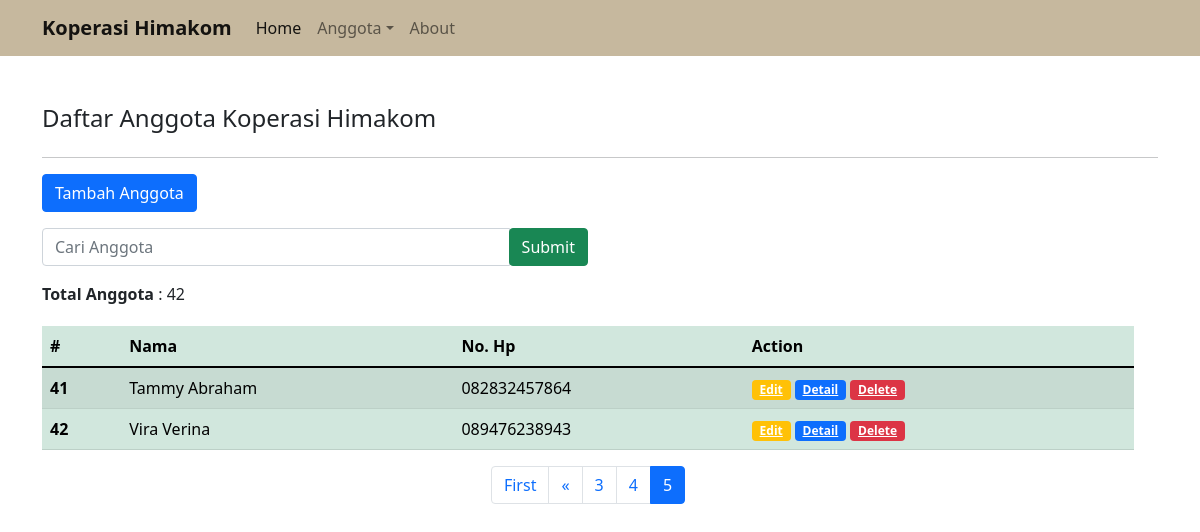
The app's page /anggota/index/40 with its own data.
### tables this page shows
CREATE TABLE `anggota` (
  `id` int(9) UNSIGNED NOT NULL,
  `nama` varchar(255) NOT NULL,
  `no_hp` varchar(13) NOT NULL,
  `alamat` text NOT NULL,
  `gender` varchar(24) NOT NULL
);

### application/controllers/Anggota.php (called while the page is built, shortened)
<?php
class Anggota extends CI_Controller{
    public function __construct(){
        $this->load->model('Anggota_model');
        $this->load->library('form_validation');
    }
    public function index(){
        $data['judul'] = 'Anggota | Koperasi Himakom';
        if($this->input->post('submit')){
            $data['keyword'] = $this->input->post('keyword');
            $this->session->set_userdata('keyword', $data['keyword']);
        }else{
            $data['keyword'] = $this->session->userdata('keyword');
        }
        $this->load->library('pagination');
        $this->db->like('nama', $data['keyword']);
        $this->db->or_like('no_hp', $data['keyword']);
        $this->db->or_like('alamat', $data['keyword']);
        $this->db->or_like('gender', $data['keyword']);
        $this->db->from('anggota');
        $config['total_rows'] = $this->db->count_all_results();
        $data['total_rows'] = $config['total_rows'];
        $config['per_page'] = 10;
        $data['start'] = $this->uri->segment(3);
        $data['anggota'] = $this->Anggota_model->getAnggota($config['per_page'], $data['start'], $data['keyword']);
        $this->load->view('template/header', $data);
        $this->load->view('anggota/index', $data);
        $this->load->view('template/footer');
    }
}

### index.php (called while the page is built, shortened)
<?php
require_once BASEPATH.'core/CodeIgniter.php';

### application/config/config.php (called while the page is built, shortened)
<?php
$config['base_url'] = 'http://localhost/utsweblanjut/';
$config['index_page'] = '';
$config['uri_protocol']	= 'REQUEST_URI';
$config['url_suffix'] = '';
$config['language']	= 'english';
$config['charset'] = 'UTF-8';
$config['enable_hooks'] = FALSE;
$config['subclass_prefix'] = 'MY_';
$config['composer_autoload'] = FALSE;
$config['permitted_uri_chars'] = 'a-z 0-9~%.:_\-';
$config['enable_query_strings'] = FALSE;
$config['controller_trigger'] = 'c';
$config['function_trigger'] = 'm';
$config['directory_trigger'] = 'd';
$config['allow_get_array'] = TRUE;
$config['log_threshold'] = 0;
$config['log_path'] = '';
$config['log_file_extension'] = '';
$config['log_file_permissions'] = 0644;
$config['log_date_format'] = 'Y-m-d H:i:s';
$config['error_views_path'] = '';
$config['cache_path'] = '';
$config['cache_query_string'] = FALSE;
$config['encryption_key'] = '';
$config['sess_driver'] = 'files';
$config['sess_cookie_name'] = 'ci_session';
$config['sess_expiration'] = 7200;
$config['sess_save_path'] = NULL;
$config['sess_match_ip'] = FALSE;
$config['sess_time_to_update'] = 300;
$config['sess_regenerate_destroy'] = FALSE;
$config['cookie_prefix']	= '';
$config['cookie_domain']	= '';
$config['cookie_path']		= '/';
$config['cookie_secure']	= FALSE;
$config['cookie_httponly'] 	= FALSE;
$config['standardize_newlines'] = FALSE;
$config['global_xss_filtering'] = FALSE;
$config['csrf_protection'] = FALSE;
$config['csrf_token_name'] = 'csrf_test_name';
$config['csrf_cookie_name'] = 'csrf_cookie_name';
$config['csrf_expire'] = 7200;
$config['csrf_regenerate'] = TRUE;
$config['csrf_exclude_uris'] = array();
$config['compress_output'] = FALSE;
$config['time_reference'] = 'local';
$config['rewrite_short_tags'] = FALSE;
$config['proxy_ips'] = '';

### application/models/Anggota_model.php (called while the page is built, shortened)
<?php
class Anggota_model extends CI_model{
    public function getAnggota($limit, $start, $keyword = null){
        return $this->db->get('anggota', $limit, $start)->result_array();
    }
}

### application/views/anggota/index.php (the view, shortened to what this page needs)
<div class="row mb-2">
    <div class="col md-6">
        <h4>Daftar Anggota Koperasi Himakom</h4>
    </div>
</div>
<hr>
<div class="row mb-3">
    <div class="col-md-6">
        <a href="<?=base_url();?>anggota/tambah" type="button" class="btn btn-primary">Tambah Anggota</a>
    </div>
</div>
<div class="row mb-2">
    <div class="col-md-6">
        <form action="<?=base_url('anggota');?>" method="post">
            <div class="input-group mb-3">
            <input type="text" class="form-control" placeholder="Cari Anggota" name="keyword" autocomplete="off" autofocus>
            <div class="input-group-append">
                <input class="btn btn-success" type="submit" name="submit">
            </div>
        </form>
    </div>
</div>
<div class="row mb-3">
    <div class="col-md-6">
        <strong>Total Anggota</strong> : <?= $total_rows; ?>
    </div>
</div>
<div class="row mt-1">
    <div class="col-md">
            <table class="table table-success table-striped">
                <thead>
                    <tr>
                    <th scope="col">#</th>
                    <th scope="col">Nama</th>
                    <th scope="col">No. Hp</th>
                    <th scope="col">Action</th>
                    </tr>
                </thead>
                <tbody>
                    <?php foreach ($anggota as $a) : ?>
                    <tr>
                        <th><?= ++$start ;?></th>
                        <td><?=$a['nama'];?></td>
                        <td><?=$a['no_hp'];?></td>
                        <td>
                            <a href="<?=base_url();?>anggota/edit/<?=$a['id'];?>" class="badge bg-warning">Edit</a>
                            <a href="<?=base_url();?>anggota/detail/<?=$a['id'];?>" class="badge bg-primary">Detail</a>
                            <a href="<?=base_url();?>anggota/hapus/<?=$a['id'];?>" class="badge bg-danger" onclick="return confirm('Apakah anda yakin?')">Delete</a>
                        </td>
                    </tr>
                    <?php endforeach ;?>
                </tbody>
        </table>
        <?= $this->pagination->create_links();?>
    </div>
</div>

### records on screen
anggota: nama "Tammy Abraham", no_hp "082832457864"
anggota: nama "Vira Verina", no_hp "089476238943"

### other values on screen
$total_rows "42"
$this->pagination->create_links() "First « 3 4 5"
